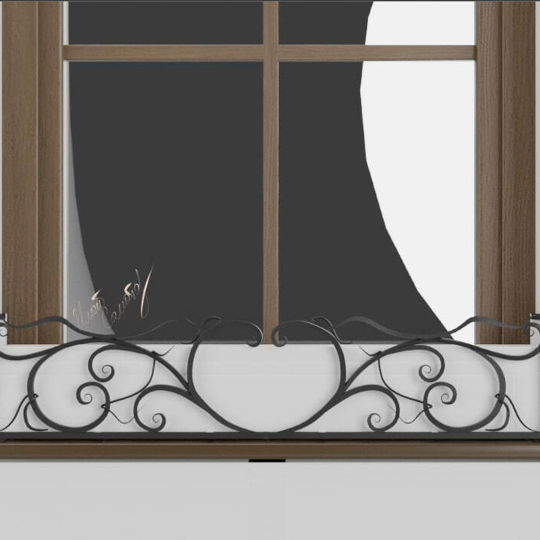
#> input picture assets/images/blog-01-01.jpg, 1080 x 1080 px, given in place of 711039f9-dbe9-4c69-a72d-0fe54f5080f9.jfif, which was not available (shown at 1/2 size)
$ python process-service-images.py
#> lines starting #> are read from the running program, lines starting #| are printed output that depends on the picture; pictures that were not available may be replaced by others from this repository, and a replacement may not be noted
from PIL import Image, ImageFilter, ImageEnhance
from pathlib import Path

OUT = Path(r"C:\Users\Илья\cenzyk-art\assets\images")
OUT.mkdir(parents=True, exist_ok=True)


def save_web(img: Image.Image, path: Path, width: int = 1400) -> None:
    if img.mode not in ("RGB", "L"):
        img = img.convert("RGB")
    if img.width > width:
        ratio = width / img.width
        img = img.resize((width, int(img.height * ratio)), Image.Resampling.LANCZOS)
    img.save(path, "JPEG", quality=88, optimize=True)
    print(f"saved {path} ({img.size[0]}x{img.size[1]})")


# 1) Балкон — вернуть идеальную композицию (без сильного кропа; только ресайз)
bal = Image.open(r"C:\Users\Илья\Downloads\711039f9-dbe9-4c69-a72d-0fe54f5080f9.jfif")
#> bal is the input picture: PIL image 1080x1080 RGB; mean R, G, B 130.3, 126.7, 123
save_web(bal, OUT / "service-balkony.jpg")
#| saved C:\Users\Илья\cenzyk-art\assets\images/service-balkony.jpg (1080x1080)


# 2) Забор — вернуть идеальный кадр (без обрезки; только ресайз)
fence = Image.open(
    r"C:\Users\Илья\.cursor\projects\c-Users-cenzyk-art\assets\c__Users______AppData_Roaming_Cursor_User_workspaceStorage_empty-window_images_2026-08-07_11-18-37_1786283673-0543acc8-64e7-40b7-bab0-fd01b0c8dd22.png"
)
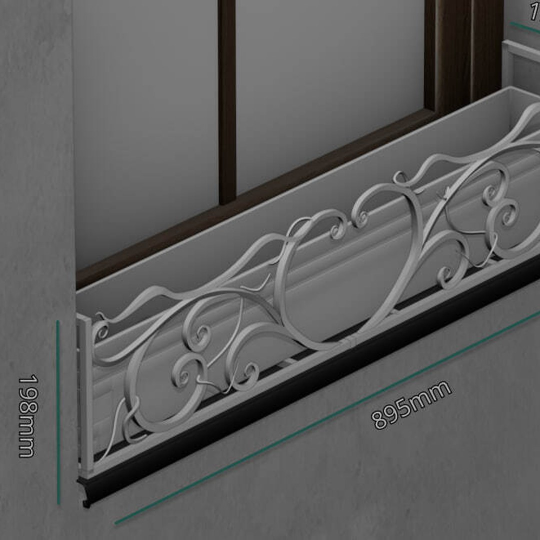
#> input picture assets/images/blog-01-03.jpg, 1080 x 1080 px, given in place of 11-18-37_1786283673-0543acc8-64e7-40b7-bab0-fd01b0c8dd22.png, which was not available (shown at 1/2 size)
#> fence is the input picture: PIL image 1080x1080 RGB; mean R, G, B 94.1, 94, 93.5
save_web(fence, OUT / "service-zabory.jpg")
#| saved C:\Users\Илья\cenzyk-art\assets\images/service-zabory.jpg (1080x1080)


# 3) Лестницы/перила — новый кроп + цвет/резкость, чтобы акцент был именно на перила
rail = Image.open(
    r"C:\Users\Илья\.cursor\projects\c-Users-cenzyk-art\assets\c__Users______AppData_Roaming_Cursor_User_workspaceStorage_empty-window_images_2024-12-09_14-32-26-62fe3ca1-5749-42e5-813c-1ad7f2769969.png"
).convert("RGB")

rw, rh = rail.size
#> rw = 1080; rh = 1080

# Сдвиг/кроп: чуть выше, срезаем часть справа (люди/инструменты) и убираем лишний низ
left = int(rw * 0.00)
#> left = 0
top = int(rh * 0.055)
#> top = 59
right = int(rw * 0.82)
#> right = 885
bottom = int(rh * 0.92)
#> bottom = 993
rail = rail.crop((left, top, right, bottom))
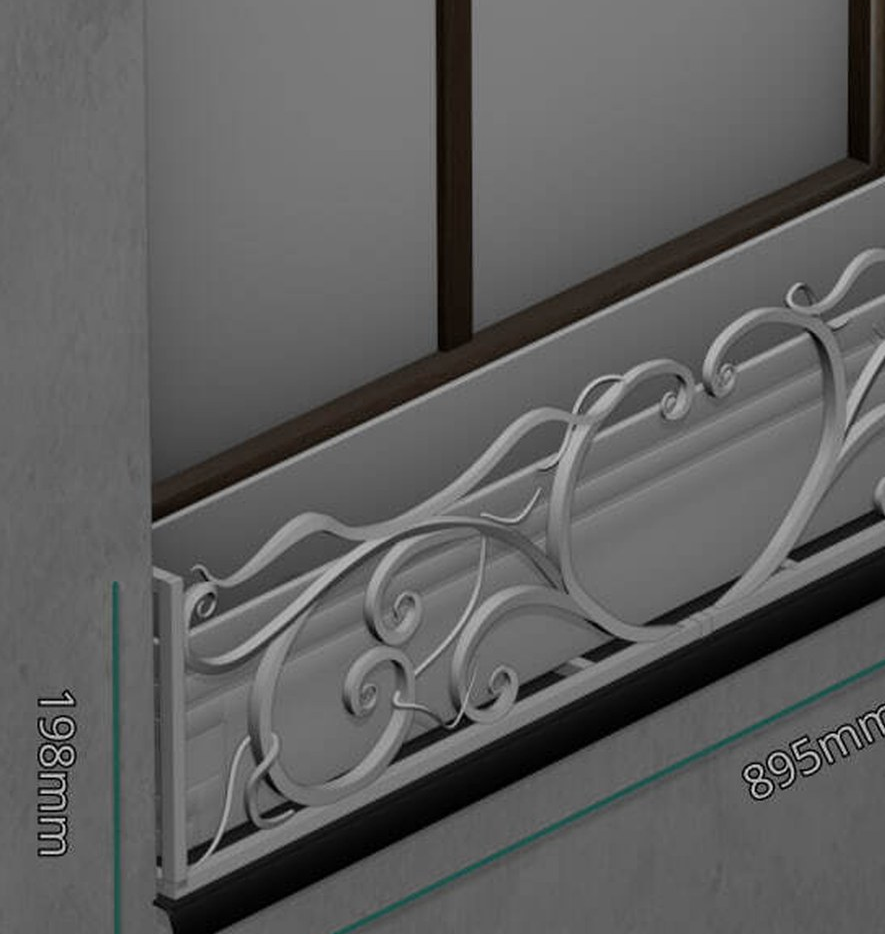
#> rail: PIL image 885x934 RGB; mean R, G, B 95.7, 95.6, 95.2

# Лёгкая «премиальная» коррекция цвета + резкости
rail = ImageEnhance.Contrast(rail).enhance(1.08)
rail = ImageEnhance.Color(rail).enhance(1.06)
rail = ImageEnhance.Brightness(rail).enhance(1.03)
rail = rail.filter(ImageFilter.UnsharpMask(radius=1.7, percent=170, threshold=4))
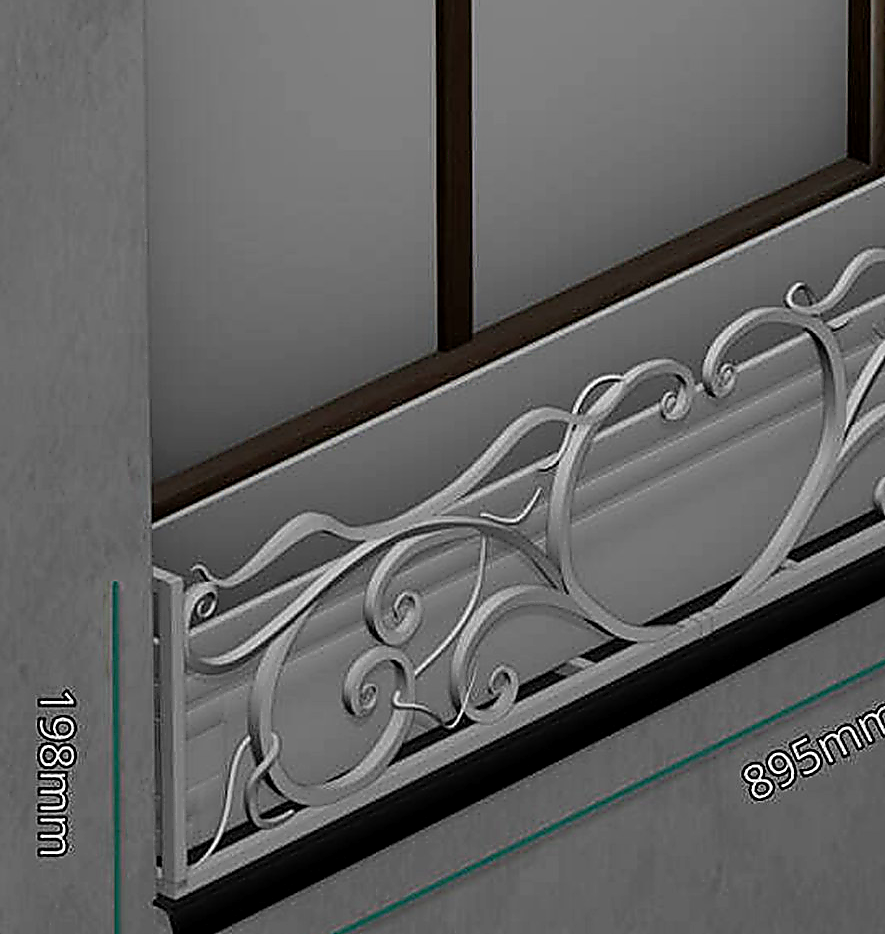
#> rail: PIL image 885x934 RGB; mean R, G, B 97.9, 97.9, 97.4

save_web(rail, OUT / "service-lestnicy.jpg")
#| saved C:\Users\Илья\cenzyk-art\assets\images/service-lestnicy.jpg (885x934)
